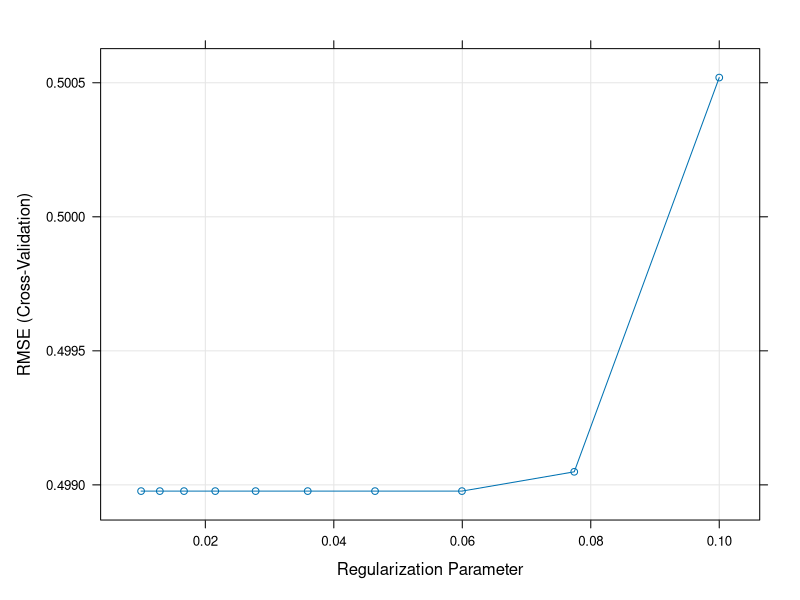
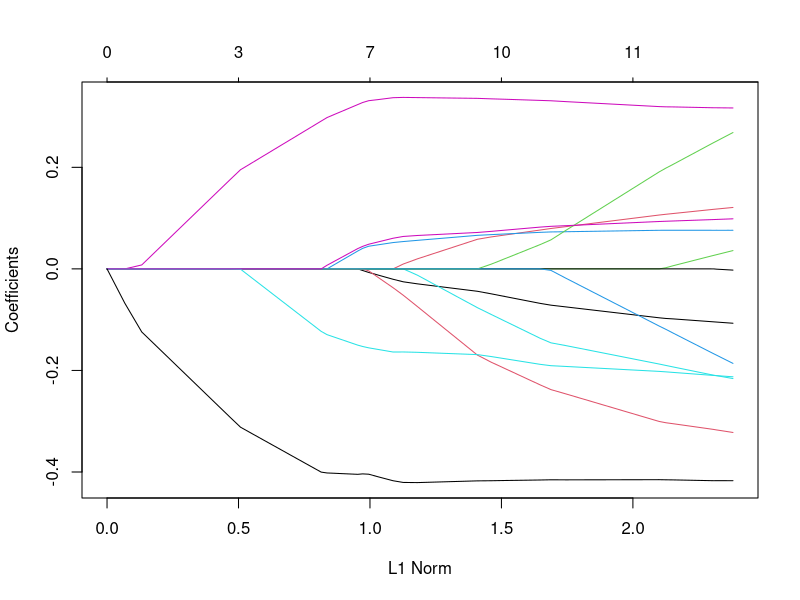
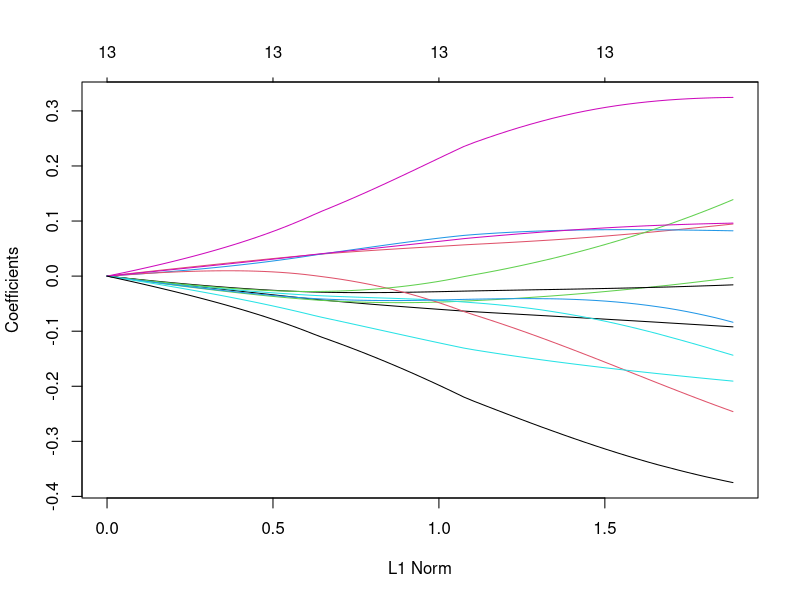
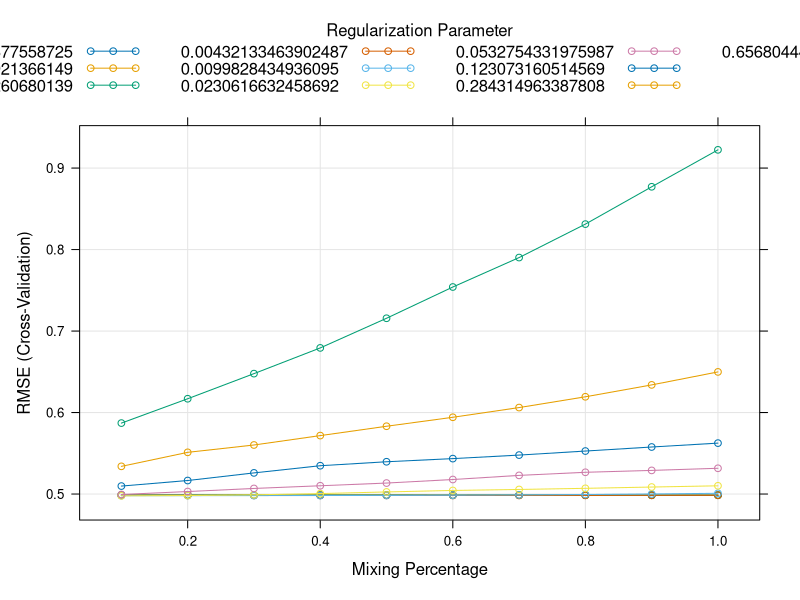

Write the R code that produced these figures, in order. (Note: this script raises an error after producing the figures.)

library(tidyverse)
library(caret)
library(glmnet)

set.seed(45)
data("Boston", package = "MASS")

dat <- Boston

index = sample(1:nrow(dat),0.7*nrow(dat))
train.data.raw  = dat[index, ]
test.data.raw = dat[-index,]

pre_proc_val <- preProcess(train.data.raw, method = c("center", "scale"))

train.data = predict(pre_proc_val, train.data.raw)
test.data = predict(pre_proc_val, test.data.raw)


# Predictor variables
x <- model.matrix(medv~., train.data)[,-1]
# Outcome variable
y <- train.data$medv


# 1 Ridge Regression

# Find the best lambda using cross-validation
set.seed(123) 
cv <- cv.glmnet(x, y, alpha = 0)
# Display the best lambda value
cv$lambda.min
# Fit the final model on the training data
model <- glmnet(x, y, alpha = 0, lambda = cv$lambda.min)
# Display regression coefficients
# coef(model)

# Make predictions on the test data
x.test <- model.matrix(medv ~., test.data)[,-1]
predictions <- model %>% predict(x.test) %>% as.vector()
# Model performance metrics on the test data
data.frame(
  RMSE = RMSE(predictions, test.data$medv),
  Rsquare = R2(predictions, test.data$medv)
)

# 2 Lasso

# Find the best lambda using cross-validation
set.seed(123) 
cv <- cv.glmnet(x, y, alpha = 1)
# Display the best lambda value
cv$lambda.min
# Fit the final model on the training data
model <- glmnet(x, y, alpha = 1, lambda = cv$lambda.min)
# Dsiplay regression coefficients
# coef(model)

# Make predictions on the test data
x.test <- model.matrix(medv ~., test.data)[,-1]
predictions <- model %>% predict(x.test) %>% as.vector()
# Model performance metrics
data.frame(
  RMSE = RMSE(predictions, test.data$medv),
  Rsquare = R2(predictions, test.data$medv)
)


# 3 Elastic NEt
# Build the model using the training set
set.seed(123)
model <- train(
  medv ~., data = train.data, method = "glmnet",
  trControl = trainControl("cv", number = 10),
  tuneLength = 10
)


# Best tuning parameter
model$bestTune

# Coefficient of the final model. You need
# to specify the best lambda
# coef(model$finalModel, model$bestTune$lambda)

#Make predictions on the test data
x.test <- model.matrix(medv ~., test.data)[,-1]
predictions <- model %>% predict(x.test)
# Model performance metrics
data.frame(
  RMSE = RMSE(predictions, test.data$medv),
  Rsquare = R2(predictions, test.data$medv)
)

# Comparison

# Comparing all model.response(
lambda <- 10^seq(-2, -1, length = 10)


# Build the model
set.seed(123)
ridge <- train(
  medv ~., data = train.data, method = "glmnet",
  trControl = trainControl("cv", number = 10),
  tuneGrid = expand.grid(alpha = 0, lambda = lambda)
)

plot(ridge)
# LASSO

# Build the model
set.seed(123)
lasso <- train(
  medv ~., data = train.data, method = "glmnet",
  trControl = trainControl("cv", number = 10),
  tuneGrid = expand.grid(alpha = 1, lambda = lambda)
)
plot(lasso$finalModel)

plot(ridge$finalModel)
# Build the model
set.seed(123)
elastic <- train(
  medv ~., data = train.data, method = "glmnet",
  trControl = trainControl("cv", number = 10),
  tuneLength = 10
)

plot(elastic)
# Build the model
set.seed(123)
lm <- train(
  medv ~., data = train.data, method = "lm",
  trControl = trainControl("cv", number = 10),
  tuneLength = 10
)

#  Classsification tree
set.seed(123)
cart <- train(
  medv ~., data = train.data, method = "rpart",
  trControl = trainControl("cv", number = 10),
  tuneLength = 10
)

# Random Forest
set.seed(123)
rf <- train(
  medv ~., data = train.data, method = "ranger",
  trControl = trainControl("cv", number = 10),
  tuneLength = 10
)


models <- list(lm = lm,rf=rf,ridge = ridge, lasso = lasso, elastic = elastic, cart = cart)
rsmples <- resamples(models) 
summary(rsmples, metric = "RMSE")


bwplot(rsmples)
dotplot(rsmples)
# densityplot(rsmples)
par(xpd = NA) # Avoid clipping the text in some device 
plot(cart$finalModel)
text(cart$finalModel , digits = 3)  
